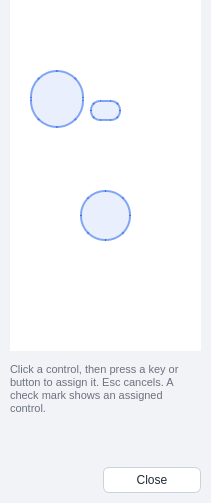
<?xml version="1.0" encoding="UTF-8"?>
<ui version="4.0">
 <class>UIGunSetting</class>
 <widget class="QDialog" name="UIGunSetting">
  <property name="geometry">
   <rect>
    <x>0</x>
    <y>0</y>
    <width>211</width>
    <height>503</height>
   </rect>
  </property>
  <property name="focusPolicy">
   <enum>Qt::StrongFocus</enum>
  </property>
  <property name="windowTitle">
   <string>Gun Configuration</string>
  </property>
  <property name="minimumSize"><size><width>211</width><height>503</height></size></property>
  <property name="maximumSize"><size><width>211</width><height>503</height></size></property>
  <property name="styleSheet"><string notr="true">
QDialog#UIGunSetting { background:#f1f3f7; }
QLabel#label { background:#ffffff; }
QLabel#lHint { color:#6b7280; font-size:11px; }
QLabel#lInfos { color:#b45309; font-weight:bold; font-size:12px; }
QLabel#label_2, QLabel#label_3 { color:#374151; font-size:11px; }
QToolButton { background:rgba(37,99,235,26); border:2px solid rgba(37,99,235,140); }
QToolButton:hover { background:rgba(37,99,235,72); border:2px solid rgba(37,99,235,230); }
QToolButton:checked { background:rgba(245,158,11,90); border:3px solid #f59e0b; }
QToolButton#tbTrigger { border-radius:27px; }
QToolButton#tbStart { border-radius:10px; }
QToolButton#tbAxis { border-radius:25px; }
QDialogButtonBox QPushButton { background:#ffffff; color:#1f2937; border:1px solid #cbd2dc; border-radius:6px; padding:5px 16px; min-width:64px; }
QDialogButtonBox QPushButton:hover { background:#e8edf5; }
QDialogButtonBox QPushButton:pressed { background:#d9e0ec; }
</string></property>
  <widget class="QLabel" name="label">
   <property name="geometry">
    <rect>
     <x>10</x>
     <y>0</y>
     <width>191</width>
     <height>351</height>
    </rect>
   </property>
   <property name="pixmap">
    <pixmap resource="../resources/resources.qrc">:/actions/mouse.png</pixmap>
   </property>
   <property name="scaledContents">
    <bool>true</bool>
   </property>
   <property name="alignment">
    <set>Qt::AlignCenter</set>
   </property>
  </widget>
  <widget class="QToolButton" name="tbTrigger">
   <property name="geometry">
    <rect>
     <x>30</x>
     <y>70</y>
     <width>54</width>
     <height>58</height>
    </rect>
   </property>
   <property name="focusPolicy">
    <enum>Qt::NoFocus</enum>
   </property>
   <property name="toolTip">
    <string>B</string>
   </property>
   <property name="checkable">
    <bool>true</bool>
   </property>
   <property name="autoRaise">
    <bool>false</bool>
   </property>
  </widget>
  <widget class="QToolButton" name="tbStart">
   <property name="geometry">
    <rect>
     <x>90</x>
     <y>100</y>
     <width>31</width>
     <height>21</height>
    </rect>
   </property>
   <property name="focusPolicy">
    <enum>Qt::NoFocus</enum>
   </property>
   <property name="toolTip">
    <string>Start</string>
   </property>
   <property name="checkable">
    <bool>true</bool>
   </property>
   <property name="autoRaise">
    <bool>false</bool>
   </property>
  </widget>
  <widget class="QLabel" name="lInfos">
   <property name="geometry">
    <rect><x>10</x><y>423</y><width>191</width><height>40</height></rect>
   </property>
   <property name="alignment"><set>Qt::AlignLeading|Qt::AlignLeft|Qt::AlignVCenter</set></property>
     <property name="wordWrap"><bool>true</bool></property>
  </widget>
  <widget class="QDialogButtonBox" name="padButtons">
   <property name="geometry">
    <rect><x>101</x><y>465</y><width>100</width><height>30</height></rect>
   </property>
   <property name="standardButtons">
    <set>QDialogButtonBox::Close</set>
   </property>
  </widget>
  <widget class="QToolButton" name="tbAxis">
   <property name="geometry">
    <rect>
     <x>80</x>
     <y>190</y>
     <width>51</width>
     <height>51</height>
    </rect>
   </property>
   <property name="focusPolicy">
    <enum>Qt::NoFocus</enum>
   </property>
   <property name="toolTip">
    <string>Axis</string>
   </property>
   <property name="checkable">
    <bool>true</bool>
   </property>
   <property name="autoRaise">
    <bool>false</bool>
   </property>
  </widget>
  <widget class="QLabel" name="lHint">
   <property name="geometry"><rect><x>10</x><y>359</y><width>191</width><height>60</height></rect></property>
   <property name="text"><string>Click a control, then press a key or button to assign it. Esc cancels. A check mark shows an assigned control.</string></property>
   <property name="wordWrap"><bool>true</bool></property>
  </widget>
 </widget>
 <resources>
  <include location="../resources/resources.qrc"/>
 </resources>
 <connections>
  <connection>
   <sender>padButtons</sender>
   <signal>rejected()</signal>
   <receiver>UIGunSetting</receiver>
   <slot>reject()</slot>
   <hints>
    <hint type="sourcelabel">
     <x>20</x>
     <y>20</y>
    </hint>
    <hint type="destinationlabel">
     <x>20</x>
     <y>20</y>
    </hint>
   </hints>
  </connection>
 </connections>
</ui>
